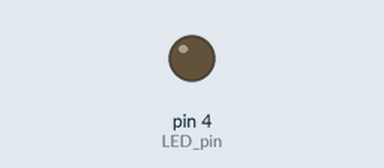
Simulated run of this sketch. Board: Arduino Uno, built with avr-gcc and run on an emulated ATmega328P. Shown: output pins drawn as LEDs (lit = HIGH).

Above: at 1.9 s.
At 6.65 s:
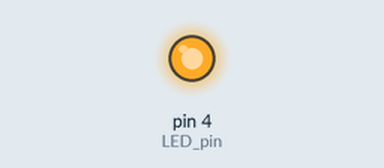
Timing chart, 0 to 7.0 s (numbered marks = the images above):
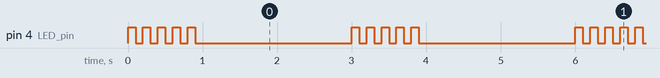

Measured:
- by itself, pin 4 (LED_pin): repeats every 3.0 s: 4 × (LOW 0.10 s, HIGH 0.10 s), LOW 2.1 s, HIGH 0.10 s
- by itself, everything shown: repeats every 3.0 s, in 10 steps

The sketch:

ATTINY414_CAN_Write.ino
```cpp
// Based on https://github.com/autowp/arduino-mcp2515

#include <SPI.h>
#include <mcp2515.h>

struct can_frame canMsg1;
struct can_frame canMsg2;
MCP2515 mcp2515(7);


void setup() {
  canMsg1.can_id  = 0xFF;
  canMsg1.can_dlc = 8;
  canMsg1.data[0] = 0x8E;
  canMsg1.data[1] = 0x87;
  canMsg1.data[2] = 0x32;
  canMsg1.data[3] = 0xFA;
  canMsg1.data[4] = 0x26;
  canMsg1.data[5] = 0x8E;
  canMsg1.data[6] = 0xBE;
  canMsg1.data[7] = 0x86;

  canMsg2.can_id  = 0x036;
  canMsg2.can_dlc = 8;
  canMsg2.data[0] = 0x0E;
  canMsg2.data[1] = 0x00;
  canMsg2.data[2] = 0x00;
  canMsg2.data[3] = 0x08;
  canMsg2.data[4] = 0x01;
  canMsg2.data[5] = 0x00;
  canMsg2.data[6] = 0x00;
  canMsg2.data[7] = 0xA0;

}

void printErrorNumberLED(int testError){
  int LED_pin = 4;
  pinMode(LED_pin, OUTPUT);
  for(int i=0; i<testError; i++){
      digitalWrite(LED_pin, HIGH);  // turn the LED on (HIGH is the voltage level)
      delay(300);                      // wait for a second
      digitalWrite(LED_pin, LOW);   // turn the LED off by making the voltage LOW
      delay(300);
  }
};


void loop() {

  MCP2515::ERROR testError = mcp2515.reset();
  printErrorNumberLED(testError);
  testError = mcp2515.setBitrate(CAN_125KBPS, MCP_8MHZ);
  printErrorNumberLED(testError);
  testError = mcp2515.setNormalMode();
  printErrorNumberLED(testError);
  mcp2515.sendMessage(&canMsg1);
  mcp2515.sendMessage(&canMsg2);

  if (mcp2515.checkError() == true){
    int LED_pin = 4;
    pinMode(LED_pin, OUTPUT);
    for(int i=0; i<5; i++){
        digitalWrite(LED_pin, HIGH);  // turn the LED on (HIGH is the voltage level)
        delay(100);                      // wait for a second
        digitalWrite(LED_pin, LOW);   // turn the LED off by making the voltage LOW
        delay(100);
    }
    mcp2515.reset();
  }


  delay(2000);
}
```
